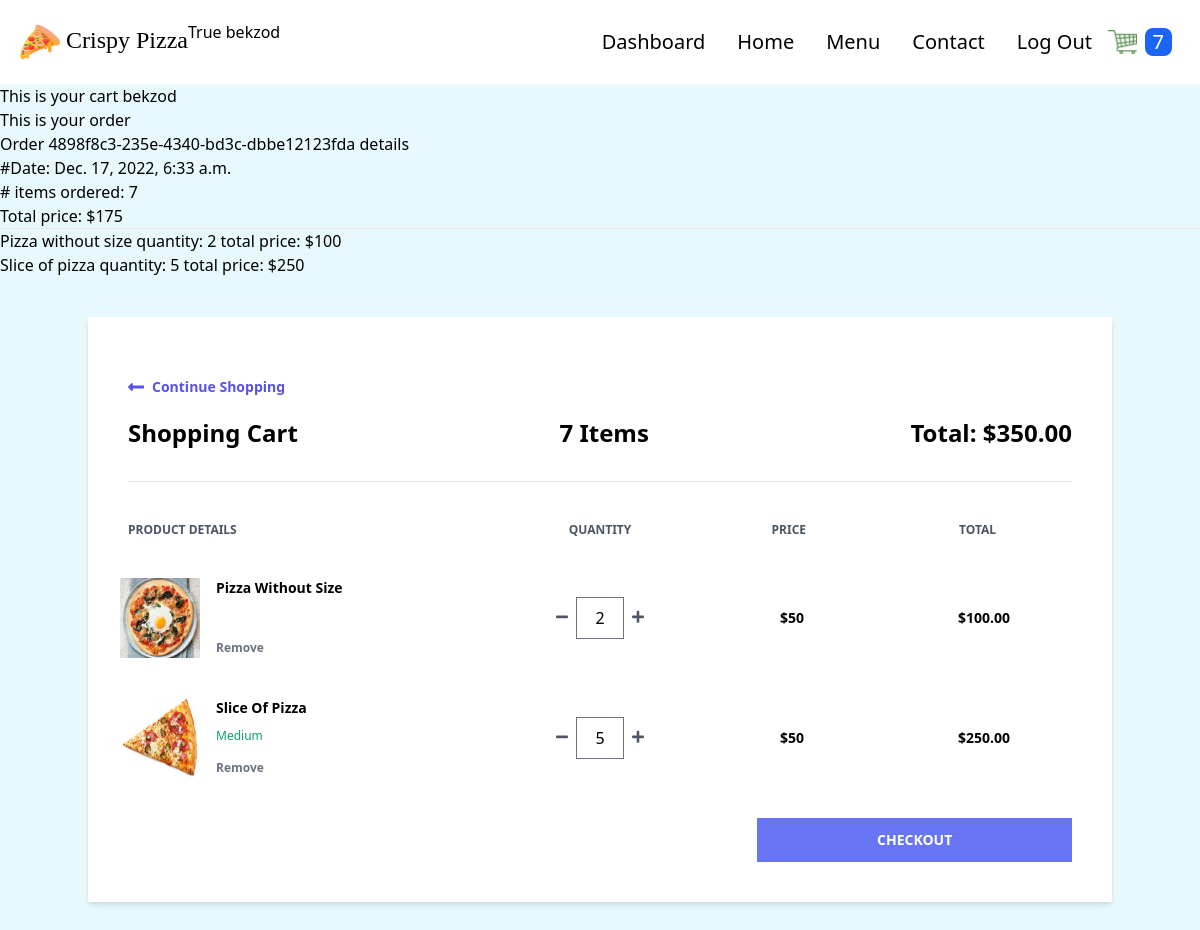
/cart/ (signed in), run on an earlier commit of the app's database.
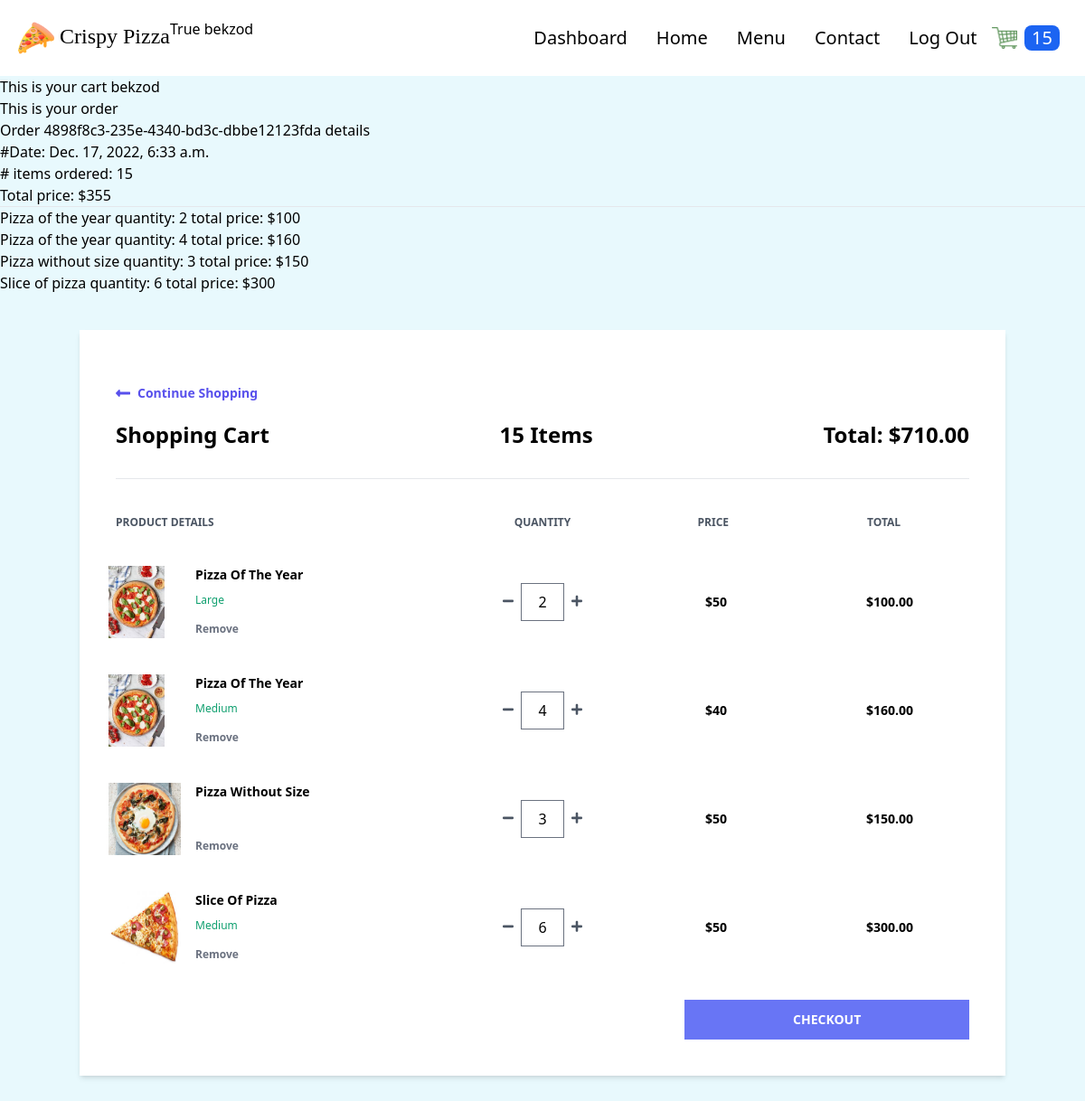
And on a later commit of the database.
### order/models.py (models this page shows, shortened)
class Order(models.Model):
    transaction_id = models.UUIDField(
        primary_key=True, default=uuid.uuid4, editable=True)
    customer = models.ForeignKey(
        Customer, on_delete=models.CASCADE)
    date_ordered = models.DateTimeField(auto_now_add=True)
    date_modified = models.DateTimeField(auto_now=True)
    complete = models.BooleanField(default=False)
    coupon = models.ForeignKey(
        'Coupon', on_delete=models.SET_NULL, blank=True, null=True)
    @property
    def get_cart_subtotal(self):
        order_items = self.orderitem_set.all()
        total = sum([item.get_total for item in order_items])
        return total
    get_cart_subtotal.fget.short_description = 'Subtotal'
    @property
    def get_cart_total(self):
        total = self.get_cart_subtotal
        if self.coupon:
            total = total - self.get_coupon_value
        return total
    get_cart_total.fget.short_description = 'Total'
    @property
    def get_cart_items(self):
        order_items = self.orderitem_set.all()
        total = sum([item.quantity for item in order_items])
        return total
    get_cart_items.fget.short_description = '# Items'
    @property
    def get_coupon_value(self):
        if self.coupon:
            if self.coupon.discount_type == "Percent":
                coupon_value = self.get_cart_subtotal*self.coupon.discount_amount//100
            else:
                coupon_value = self.coupon.discount_amount
        else:
            coupon_value = None
        return coupon_value
    get_coupon_value.fget.short_description = 'Coupon'

class OrderItem(models.Model):
    product = models.ForeignKey(
        Product, on_delete=models.SET_NULL, blank=True, null=True)
    order = models.ForeignKey(
        Order, on_delete=models.CASCADE, null=True, blank=True)
    variation = models.ForeignKey(
        ProductVariant, on_delete=models.SET_NULL, blank=True, null=True)
    quantity = models.IntegerField(default=0, null=True, blank=True)
    date_added = models.DateTimeField(auto_now_add=True)
    @property
    def get_total(self):
        if self.product.has_variants:
            total = self.variation.price * self.quantity
        else:
            total = self.product.price * self.quantity
        return total
    get_total.fget.short_description = 'Total'

class Coupon(models.Model):
    DISCOUNT_CHOICES = (
        ("Absolute", "Absolute"),
        ("Percent", "Percent")
    )
    code = models.CharField(max_length=50, unique=True)
    active = models.BooleanField(default=False)
    discount_type = models.CharField(
        max_length=10, choices=DISCOUNT_CHOICES, default="Percent")
    discount_amount = models.PositiveIntegerField(null=True, blank=True)
    valid_from = models.DateTimeField()
    valid_to = models.DateTimeField()

### store/models.py (models this page shows, shortened)
class Product(models.Model):
    PRODUCT_TYPES = (
        ("Pizza", "pizza"),
        ("Nonpizza", "nonpizza")
    )
    id = models.UUIDField(primary_key=True, default=uuid.uuid4, editable=False)
    name = models.CharField(max_length=100)
    price = models.PositiveIntegerField(blank=True, null=True)
    desc = models.TextField(max_length=500)
    image = models.ImageField(blank=True, upload_to='images')
    created_at = models.DateField(auto_now_add=True)
    updated_at = models.DateField(auto_now=True)
    product_type = models.CharField(max_length=10, choices=PRODUCT_TYPES)
    def image_tag(self):
        return mark_safe(f'<img src="{self.image.url}" width="100" height="100" />')
    image_tag.short_description = 'Image'
    @property
    def has_variants(self):
        if self.productvariant_set.count() > 0:
            return True
        else:
            return False

class ProductVariant(models.Model):
    title = models.CharField(max_length=100, blank=True, null=True)
    product = models.ForeignKey(Product, on_delete=models.CASCADE)
    size = models.ForeignKey(Size, on_delete=models.CASCADE)
    price = models.PositiveIntegerField()

class Size(models.Model):
    name = models.CharField(max_length=20, blank=True, null=True)

### order/views.py (the view)
# urls.py: path('cart/', views.cart, name='cart'),
def cart(request):
    if request.user.is_authenticated:
        customer = request.user.customer
    else:
        customer, created = Customer.objects.get_or_create(
            device=request.COOKIES['device'])
    customer_order = Order.objects.filter(
        customer=customer, complete=False)
    if customer_order.exists():
        customer_items = OrderItem.objects.filter(
            order_id__in=customer_order).order_by("product__name", "-variation__size")
        customer_order = customer_order[0]
    else:
        customer_order, customer_items = None, None
    context = {
        "order": customer_order,
        "items": customer_items,
    }
    return render(request, 'order/cart.html', context)

### store/context_processors.py (called while the page is built, shortened)
def get_cart_quantity(request):
    if request.user.is_authenticated:
        customer = request.user.customer
    try:
        customer_order = Order.objects.filter(
            customer=customer, complete=False)[0]
        number_of_items = customer_order.get_cart_items
    except:
        number_of_items = 0
    finally:
        return {
            'cart_quantity': number_of_items
        }

### order/templates/order/cart.html (shortened to what this page needs)
{% extends 'store/base.html' %} {% block content %} {% if not items %}
<h2>Cart is empty</h2>
{% else %}
<h1>This is your cart {{request.user}}</h1>
<h2>This is your order</h2>
<div>
  <h3>Order {{order.transaction_id}} details</h3>
  <p>#Date: {{order.date_ordered}}</p>
  <p># items ordered: {{order.get_cart_items}}</p>
  <p>Total price: ${{order.get_cart_total}}</p>
</div>
<hr />
{% for item in items%}
<h2>
  {{item.product.name}} quantity: {{item.quantity}} total price:
  ${{item.get_total}}
</h2>
{% endfor %} {% endif %}
<div class="container mx-auto mt-10">
  <div class="flex flex-col shadow-md my-10">
    <div class="w-full bg-white px-10 py-10">
      <a
        href="{% url 'store:products' %}"
        class="flex font-semibold text-indigo-600 text-sm my-5 w-1/4"
      >
        <svg
          class="fill-current mr-2 text-indigo-600 w-4"
          viewBox="0 0 448 512"
        >
          <path
            d="M134.059 296H436c6.627 0 12-5.373 12-12v-56c0-6.627-5.373-12-12-12H134.059v-46.059c0-21.382-25.851-32.09-40.971-16.971L7.029 239.029c-9.373 9.373-9.373 24.569 0 33.941l86.059 86.059c15.119 15.119 40.971 4.411 40.971-16.971V296z"
          />
        </svg>
        Continue Shopping
      </a>
      <div class="flex justify-between border-b pb-8">
        <h1 class="font-semibold text-2xl">Shopping Cart</h1>
        <h2 class="font-semibold text-2xl">{{order.get_cart_items}} Items</h2>
        <h2 class="font-semibold text-2xl">
          Total: ${{order.get_cart_subtotal|floatformat:2}}
        </h2>
      </div>
      <div class="flex mt-10 mb-5">
        <h3 class="font-semibold text-gray-600 text-xs uppercase w-2/5">
          Product Details
        </h3>
        <h3
          class="font-semibold text-center text-gray-600 text-xs uppercase w-1/5 text-center"
        >
          Quantity
        </h3>
        <h3
          class="font-semibold text-center text-gray-600 text-xs uppercase w-1/5 text-center"
        >
          Price
        </h3>
        <h3
          class="font-semibold text-center text-gray-600 text-xs uppercase w-1/5 text-center"
        >
          Total
        </h3>
      </div>
      {% for item in items %}
      <div class="flex items-center hover:bg-gray-100 -mx-8 px-6 py-5">
        <div class="flex w-2/5">
          <div class="w-20">
            <img class="h-20" src="{{item.product.image.url}}" alt="" />
          </div>
          <div class="flex flex-col justify-between ml-4 flex-grow">
            <span class="font-bold text-sm">{{ item.product.name|title }}</span>
            <span class="text-green-500 text-xs"
              >{{item.variation.size.name}}</span
            >
            <form
              action="{% url 'order:remove-from-cart' item.id %}"
              method="post"
            >
              <button
                type="submit"
                class="font-semibold hover:text-red-500 text-gray-500 text-xs"
              >
                Remove
              </button>
            </form>
          </div>
        </div>
        <div
          class="flex justify-center items-center w-1/5 individual-container"
        >
          <form
            action="{% url 'order:reduce-product-quantity' item.pk %}"
            method="post"
          >
            <button type="submit">
              <svg class="fill-current text-gray-600 w-3" viewBox="0 0 448 512">
                <path
                  d="M416 208H32c-17.67 0-32 14.33-32 32v32c0 17.67 14.33 32 32 32h384c17.67 0 32-14.33 32-32v-32c0-17.67-14.33-32-32-32z"
                />
              </svg>
            </button>
          </form>
          <input
            class="quantity mx-2 border text-center w-12"
            type="text"
            value="{{item.quantity}}"
            id="{{item.pk}}"
          />
          <form
            action="{% url 'order:increase-product-quantity' item.pk %}"
            method="post"
          >
            <button type="submit">
            </button>
          </form>
        </div>
        <h1 class="text-center w-1/5 font-semibold text-sm">
          ${% firstof item.variation.price item.product.price %}
        </h1>
        <span class="text-center w-1/5 font-semibold text-sm"
          >${{item.get_total|floatformat:2}}</span
        >
      </div>
      {% endfor %}
      <div class="mt-5">
        <a
          href="{% url 'order:checkout' %}"
          class="bg-indigo-500 font-semibold hover:bg-indigo-600 py-3 text-sm text-white uppercase w-1/3 flex items-center justify-center ml-auto"
        >
          Checkout
        </a>
      </div>
    </div>
  </div>
</div>
{% endblock %}

### store/templates/store/base.html (shortened to what this page needs)
{% load static %}
<!DOCTYPE html>
<html lang="en">
  <head>
    <link rel="stylesheet" href="{% static 'store/src/styles.css' %}" />
    <link rel="stylesheet" href="{% static 'store/src/customStyles.css' %}" />
  </head>
  <body class="m-0 p-0 bg-dimly-blue">
    <nav class="p-5 bg-white flex">
      <div class="flex justify-between items-center">
        <a href="{% url 'store:products' %}">
          <span class="text-2xl font-[Poppins] cursor-pointer">
            <img
              class="h-10 inline"
              src="{% static 'store/images/pizza.png' %}"
            />
            Crispy Pizza
          </span>
        </a>
      </div>
      <h2>{{user.is_superuser}} {{user.username}}</h2>
      <ul class="flex ml-auto items-center">
        {% if user.is_superuser %}
        <li class="text-xl mx-4 hover:text-cyan-500 duration-500">
          <a href="{% url 'store:dashboard' %}">Dashboard</a>
        </li>
        {% endif %}
        <li class="text-xl mx-4 hover:text-cyan-500 duration-500">
          <a href="{% url 'store:products' %}">Home</a>
        </li>
        <li class="text-xl mx-4 hover:text-cyan-500 duration-500">
          <a href="">Menu</a>
        </li>
        <li class="text-xl mx-4 hover:text-cyan-500 duration-500">
          <a href="">Contact</a>
        </li>
        {% if user.is_authenticated %}
        <li class="text-xl mx-4 hover:text-cyan-500 duration-500">
          <a href="{% url 'users:logout' %}">Log Out</a>
        </li>
        {% else %}
        <li class="text-xl mx-4 hover:text-cyan-500 duration-500">
          <a href="{% url 'users:login' %}">Log In</a>
        </li>
        {% endif %}
        <li>
          <a href="{% url 'order:cart' %}">
            <img
              class="h-6"
              src="{% static 'store/images/cart.png' %}"
              alt="cart"
            />
          </a>
        </li>
        <li class="p-2">
          <div class="bg-blue-600 rounded-lg px-2">
            <p class="text-xl text-white">{{cart_quantity}}</p>
          </div>
        </li>
      </ul>
    </nav>
    {% block content %} {% endblock %}
  </body>
</html>

What changed in the data, as far as the page shows it:
changed through a linked row, Order "4898f8c3-235e-4340-bd3c-dbbe12123fda": get_cart_items "7" → "15"; get_cart_total "175" → "355"; get_cart_subtotal "350.00" → "710.00"
added OrderItem: product.name "Pizza of the year", quantity "2", get_total "100", product.image (picture), product.name "Pizza Of The Year", variation.size.name "Large", variation.price "50", get_total "100.00"
added OrderItem: product.name "Pizza of the year", quantity "4", get_total "160", product.image (picture), product.name "Pizza Of The Year", variation.size.name "Medium", variation.price "40", get_total "160.00"
changed OrderItem "Pizza without size": quantity "2" → "3"; get_total "100" → "150"; get_total "100.00" → "150.00"
changed OrderItem "Slice of pizza": quantity "5" → "6"; get_total "250" → "300"; get_total "250.00" → "300.00"
Also different on the page:
{{ cart_quantity }}: "7" → "15"
